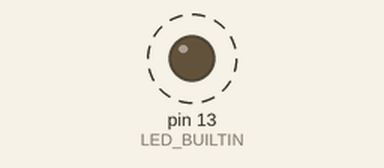
Recording of a sketch running on a simulated Arduino Uno, built with avr-gcc and run on an emulated ATmega328P. Shown: output pins drawn as LEDs (lit = HIGH). Dashed ring = blinking.

Above: at 0.5 s.
Timing chart, 0 to 4.7 s (numbered marks = the images above):
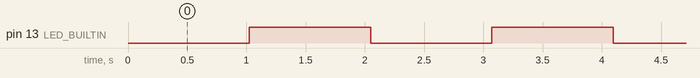

The sketch:

WatchdogBlink.ino
```cpp
//=======================================================
// A sketch to configure the Watchdog Timer Interrupt to
// flash the build in LED every second.
//
// Norman Dunbar
// 13th February 2020
//=======================================================

#include "avr/wdt.h"

void WDT_Interrupt(uint8_t timeout) {
    // Save global interrupt flag
    uint8_t oldSREG = SREG;

    // Set the prescaler bits.
    uint8_t wdt_setting;
    timeout = (timeout > 9) ? 9 : timeout;
    wdt_setting = (timeout > 7) ? (1 << WDP3) : 0;
    wdt_setting |= (timeout & 7);

    // Disable Interrupts.
    cli();

    // Reset WDT.
    wdt_reset();

    // Clear RESET by WDT flag.
    MCUSR &= ~(1 << WDRF);

    // Do the timed sequence.
    WDTCSR |= ((1 << WDCE) | (1 << WDE));

    // Enable interrupts but not the reset.
    WDTCSR = (wdt_setting) | (1 << WDIE);

    // REstore global interrupt flag.
    SREG = oldSREG;
}

void setup() {
    pinMode(LED_BUILTIN, OUTPUT);
    WDT_Interrupt(WDTO_1S);
}


void loop() {
    while (true) ;
}

ISR(WDT_vect) {
    digitalWrite(13, !digitalRead(13));
}
```

Measured:
- by itself, pin 13 (LED_BUILTIN): alternates HIGH for 1.0 s and LOW for 1.0 s
